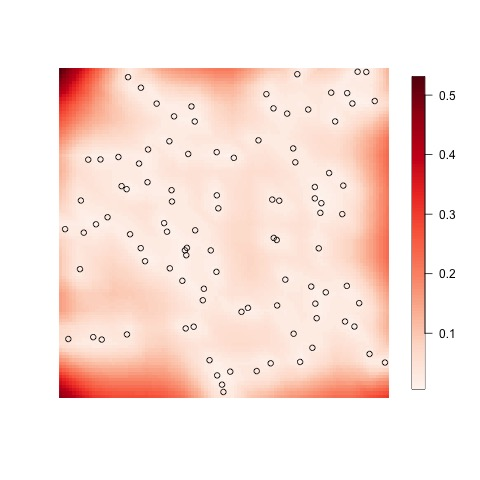

Write R code to recreate this figure.
## I you haven't yet installed the INLA package, run
##   install.packages('INLA', repos='https://inla.r-inla-download.org/R/stable')
## or
##   install.packages('INLA', repos='https://inla.r-inla-download.org/R/testing')
## See http://r-inla.org/download/ for more information.

library("INLA")
library("excursions")
library("fields")
library("RColorBrewer")
library("splancs")

seed <- 1
exc.seed <- 123
set.seed(seed)

x <- seq(from = 0, to = 10, length.out = 20)
mesh <- inla.mesh.create(lattice = inla.mesh.lattice(x = x, y = x), extend = FALSE,
  refine = FALSE)
spde <- inla.spde2.matern(mesh, alpha = 2)
obs.loc <- 10 * cbind(runif(100), runif(100))
Q <- inla.spde2.precision(spde, theta = c(log(sqrt(0.5)), 0))
x <- inla.qsample(Q = Q, seed = seed)

A <- inla.spde.make.A(mesh = mesh, loc = obs.loc)
sigma2.e <- 0.01
Y <- as.vector(A %*% x + rnorm(100) * sqrt(sigma2.e))
Q.post <- (Q + (t(A) %*% A)/sigma2.e)
mu.post <- as.vector(solve(Q.post, (t(A) %*% Y)/sigma2.e))

cmap <- colorRampPalette(brewer.pal(9, "YlGnBu"))(100)
proj <- inla.mesh.projector(mesh, dims = c(100, 100))
image.plot(proj$x, proj$y, inla.mesh.project(proj, field = mu.post), col = cmap, axes = FALSE,
  xlab = "", ylab = "", asp = 1)
points(obs.loc[, 1], obs.loc[, 2])

sd.post <- diag(inla.qinv(Q.post))
cmap.sd <- colorRampPalette(brewer.pal(9, "Reds"))(100)
jpeg("sd.jpeg", bg = "transparent")
image.plot(proj$x, proj$y, inla.mesh.project(proj, field = sd.post), col = cmap.sd, axes = FALSE,
  xlab = "", ylab = "", asp = 1)
points(obs.loc[, 1], obs.loc[, 2])
dev.off()
